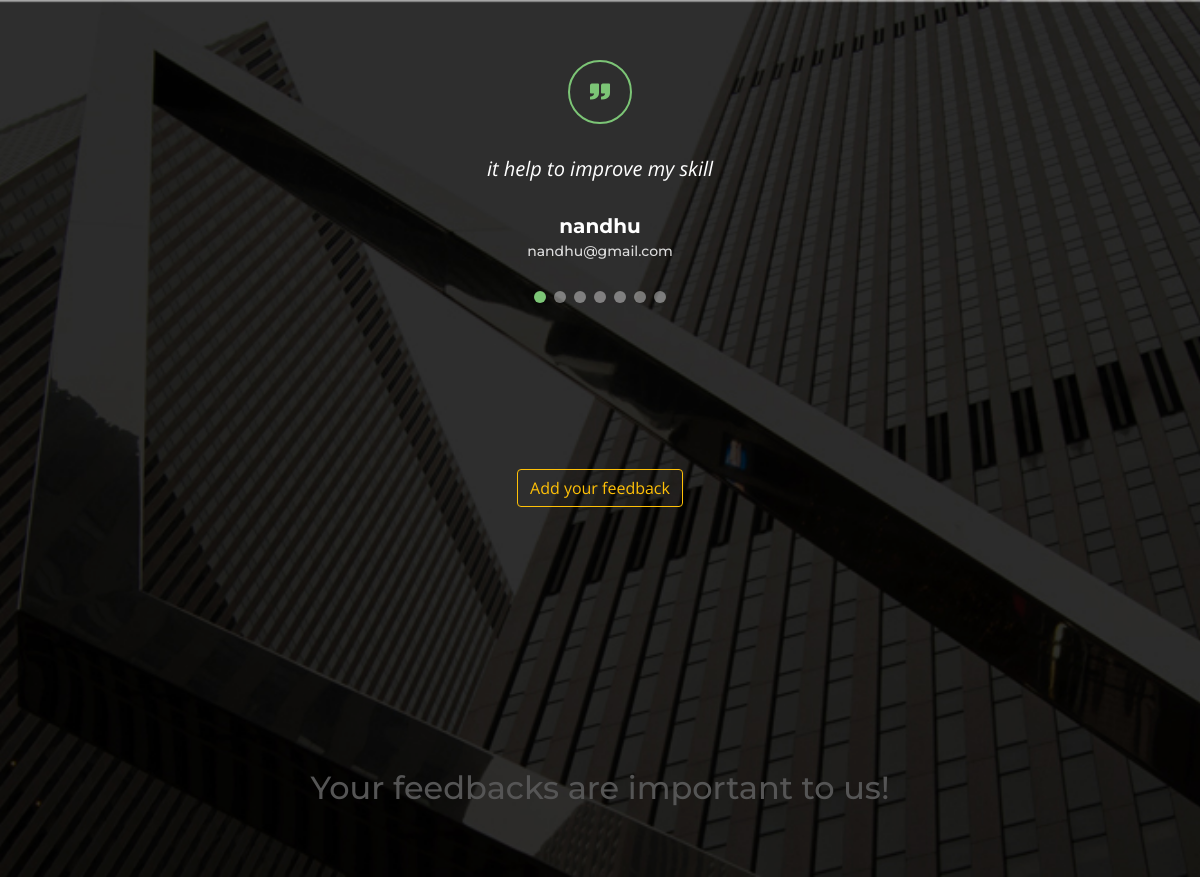
/accounts/feedies/, run on the app's committed database.
### accounts/models.py (models this page shows, shortened)
class Feedback(models.Model):
    name = models.CharField(max_length=100)
    email = models.EmailField()
    message = models.TextField()
    created_at = models.DateTimeField(auto_now_add=True)

### accounts/views.py (the view)
# urls.py: path('feedies/',feedback, name='feedback'),
def feedback(request):
    feedback_data = Feedback.objects.all()
    return render(request, 'thankyou.html', {'feedback_data': feedback_data})

### accounts/templates/thankyou.html (shortened to what this page needs)
<!DOCTYPE html>
<html lang="en">
{% load static %}
<head>
    <link rel="stylesheet" href="{% static 'assets/vendor/aos/aos.css' %}">
    <link rel="stylesheet" href="{% static 'assets/vendor/bootstrap/css/bootstrap.min.css' %}">
    <link rel="stylesheet" href="{% static 'assets/vendor/bootstrap-icons/bootstrap-icons.css' %}">
    <link rel="stylesheet" href="{% static 'assets/vendor/boxicons/css/boxicons.min.css' %}">
    <link rel="stylesheet" href="{% static 'assets/vendor/glightbox/css/glightbox.min.css' %}">
    <link rel="stylesheet" href="{% static 'assets/vendor/swiper/swiper-bundle.min.css' %}">
    <link rel="stylesheet" href="{% static 'assets/css/style.css' %}">
</head>
<body>
    <div id="testimonials" class="testimonials">
        <div class="container" data-aos="zoom-in">
            <div class="quote-icon">
                <i class="bx bxs-quote-right"></i>
            </div>
            <div class="testimonials-slider swiper-container" data-aos="fade-up" data-aos-delay="100">
                <div class="swiper-wrapper">
                    {% for feedback_item in feedback_data %}
                    <div class="swiper-slide">
                        <div class="testimonial-item">
                            <p>{{ feedback_item.message }}</p>
                            <h3>{{ feedback_item.name }}</h3>
                            <h4>{{ feedback_item.email }}</h4>
                        </div>
                    </div>
                    {% endfor %}
                </div>
                <div class="swiper-pagination"></div>
            </div>
            <div class="call-to-action-container">
              <div style="height: 300px;">
                  <div style="text-align: center;">
                      <a href="{% url 'feedbacks' %}" class="btn btn-outline-warning">Add your feedback</a>
                  </div>
              </div>
            </div>
            <div class="last">
              <h2>Your feedbacks are important to us!</h2>
            </div>
        </div>
    </div>
</body>
</html>

### accounts/static/assets/css/style.css (style rules this page uses)
body { font-family: "Open Sans", sans-serif; color: #555555; }
a { text-decoration: none; color: #7cc576; }
h1, h2, h3, h4, h5, h6 { font-family: "Montserrat", sans-serif; }
.testimonials { padding: 60px 0; background: url("../img/testimonials-bg.jpg") no-repeat; background-position: center center; background-size: cover; position: relative; }
.testimonials::before { content: ""; position: absolute; left: 0; right: 0; top: 0; bottom: 0; background: rgba(0, 0, 0, 0.1); }
.testimonials .quote-icon { text-align: center; margin-bottom: 30px; }
.testimonials .quote-icon i { color: #7cc576; font-size: 24px; padding: 18px; border-radius: 50px; border: 2px solid #7cc576; }
.testimonials .testimonial-item { text-align: center; color: #fff; }
.testimonials .testimonial-item p { font-style: italic; margin: 0 auto 30px auto; font-size: 20px; }
.testimonials .testimonial-item h3 { font-size: 20px; font-weight: bold; margin: 10px 0 5px 0; color: #fff; }
.testimonials .testimonial-item h4 { font-size: 14px; color: #ddd; margin: 0 0 15px 0; }
.testimonials .swiper-pagination { margin-top: 20px; position: relative; }
@media (min-width: 992px) { .testimonials .testimonial-item p { width: 80%; } }

### accounts/templates/thankyou.html (style rules this page uses)
.call-to-action-container { margin-top: 150px; }
.last { text-align: center; margin-top: 0px; margin-bottom: 10px; }

### data on the page
Feedback: message "it help to improve my skill", name "nandhu", email "nandhu@gmail.com"
